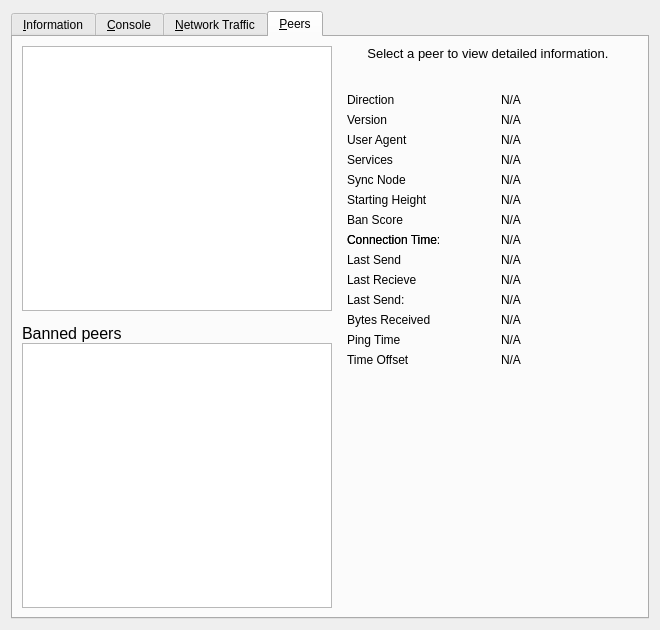
<?xml version="1.0" encoding="UTF-8"?>
<ui version="4.0">
 <class>RPCConsole</class>
 <widget class="QWidget" name="RPCConsole">
  <property name="geometry">
   <rect>
    <x>0</x>
    <y>0</y>
    <width>660</width>
    <height>630</height>
   </rect>
  </property>
  <property name="sizePolicy">
   <sizepolicy hsizetype="Minimum" vsizetype="Minimum">
    <horstretch>0</horstretch>
    <verstretch>0</verstretch>
   </sizepolicy>
  </property>
  <property name="minimumSize">
   <size>
    <width>660</width>
    <height>630</height>
   </size>
  </property>
  <property name="windowTitle">
   <string>Traid - Debug window</string>
  </property>
  <layout class="QVBoxLayout" name="verticalLayout_2">
   <item>
    <widget class="QTabWidget" name="tabWidget">
     <property name="currentIndex">
      <number>3</number>
     </property>
     <widget class="QWidget" name="tab_info">
      <attribute name="title">
       <string>&amp;Information</string>
      </attribute>
      <layout class="QFormLayout" name="formLayout">
       <item row="0" column="0">
        <widget class="QLabel" name="label_9">
         <property name="font">
          <font>
           <weight>75</weight>
           <bold>true</bold>
          </font>
         </property>
         <property name="text">
          <string>Traid Core</string>
         </property>
        </widget>
       </item>
       <item row="1" column="0">
        <widget class="QLabel" name="label_5">
         <property name="text">
          <string>Client name</string>
         </property>
        </widget>
       </item>
       <item row="1" column="1">
        <widget class="QLabel" name="clientName">
         <property name="cursor">
          <cursorShape>IBeamCursor</cursorShape>
         </property>
         <property name="text">
          <string>N/A</string>
         </property>
         <property name="textFormat">
          <enum>Qt::PlainText</enum>
         </property>
         <property name="textInteractionFlags">
          <set>Qt::LinksAccessibleByMouse|Qt::TextSelectableByKeyboard|Qt::TextSelectableByMouse</set>
         </property>
        </widget>
       </item>
       <item row="2" column="0">
        <widget class="QLabel" name="label_6">
         <property name="text">
          <string>Client version</string>
         </property>
        </widget>
       </item>
       <item row="2" column="1">
        <widget class="QLabel" name="clientVersion">
         <property name="cursor">
          <cursorShape>IBeamCursor</cursorShape>
         </property>
         <property name="text">
          <string>N/A</string>
         </property>
         <property name="textFormat">
          <enum>Qt::PlainText</enum>
         </property>
         <property name="textInteractionFlags">
          <set>Qt::LinksAccessibleByMouse|Qt::TextSelectableByKeyboard|Qt::TextSelectableByMouse</set>
         </property>
        </widget>
       </item>
       <item row="3" column="0">
        <widget class="QLabel" name="label_14">
         <property name="text">
          <string>Using OpenSSL version</string>
         </property>
         <property name="indent">
          <number>10</number>
         </property>
        </widget>
       </item>
       <item row="3" column="1">
        <widget class="QLabel" name="openSSLVersion">
         <property name="cursor">
          <cursorShape>IBeamCursor</cursorShape>
         </property>
         <property name="text">
          <string>N/A</string>
         </property>
         <property name="textFormat">
          <enum>Qt::PlainText</enum>
         </property>
         <property name="textInteractionFlags">
          <set>Qt::LinksAccessibleByMouse|Qt::TextSelectableByKeyboard|Qt::TextSelectableByMouse</set>
         </property>
        </widget>
       </item>
       <item row="4" column="0">
        <widget class="QLabel" name="label_12">
         <property name="text">
          <string>Build date</string>
         </property>
        </widget>
       </item>
       <item row="4" column="1">
        <widget class="QLabel" name="buildDate">
         <property name="cursor">
          <cursorShape>IBeamCursor</cursorShape>
         </property>
         <property name="text">
          <string>N/A</string>
         </property>
         <property name="textFormat">
          <enum>Qt::PlainText</enum>
         </property>
         <property name="textInteractionFlags">
          <set>Qt::LinksAccessibleByMouse|Qt::TextSelectableByKeyboard|Qt::TextSelectableByMouse</set>
         </property>
        </widget>
       </item>
       <item row="5" column="0">
        <widget class="QLabel" name="label_13">
         <property name="text">
          <string>Startup time</string>
         </property>
        </widget>
       </item>
       <item row="5" column="1">
        <widget class="QLabel" name="startupTime">
         <property name="cursor">
          <cursorShape>IBeamCursor</cursorShape>
         </property>
         <property name="text">
          <string>N/A</string>
         </property>
         <property name="textFormat">
          <enum>Qt::PlainText</enum>
         </property>
         <property name="textInteractionFlags">
          <set>Qt::LinksAccessibleByMouse|Qt::TextSelectableByKeyboard|Qt::TextSelectableByMouse</set>
         </property>
        </widget>
       </item>
       <item row="6" column="0">
        <widget class="QLabel" name="label_11">
         <property name="font">
          <font>
           <weight>75</weight>
           <bold>true</bold>
          </font>
         </property>
         <property name="text">
          <string>Network</string>
         </property>
        </widget>
       </item>
       <item row="7" column="0">
        <widget class="QLabel" name="label_7">
         <property name="text">
          <string>Number of connections</string>
         </property>
        </widget>
       </item>
       <item row="7" column="1">
        <widget class="QLabel" name="numberOfConnections">
         <property name="cursor">
          <cursorShape>IBeamCursor</cursorShape>
         </property>
         <property name="text">
          <string>N/A</string>
         </property>
         <property name="textFormat">
          <enum>Qt::PlainText</enum>
         </property>
         <property name="textInteractionFlags">
          <set>Qt::LinksAccessibleByMouse|Qt::TextSelectableByKeyboard|Qt::TextSelectableByMouse</set>
         </property>
        </widget>
       </item>
       <item row="8" column="0">
        <widget class="QLabel" name="label_15">
         <property name="text">
          <string>Number of masternodes</string>
         </property>
        </widget>
       </item>
       <item row="8" column="1">
        <widget class="QLabel" name="masternodeCount">
         <property name="cursor">
          <cursorShape>IBeamCursor</cursorShape>
         </property>
         <property name="text">
          <string>N/A</string>
         </property>
         <property name="textFormat">
          <enum>Qt::PlainText</enum>
         </property>
         <property name="textInteractionFlags">
          <set>Qt::LinksAccessibleByMouse|Qt::TextSelectableByKeyboard|Qt::TextSelectableByMouse</set>
         </property>
        </widget>
       </item>
       <item row="9" column="0">
        <widget class="QLabel" name="label_8">
         <property name="text">
          <string>On testnet</string>
         </property>
        </widget>
       </item>
       <item row="9" column="1">
        <widget class="QCheckBox" name="isTestNet">
         <property name="enabled">
          <bool>false</bool>
         </property>
         <property name="text">
          <string/>
         </property>
        </widget>
       </item>
       <item row="10" column="0">
        <widget class="QLabel" name="label_10">
         <property name="font">
          <font>
           <weight>75</weight>
           <bold>true</bold>
          </font>
         </property>
         <property name="text">
          <string>Block chain</string>
         </property>
        </widget>
       </item>
       <item row="11" column="0">
        <widget class="QLabel" name="label_3">
         <property name="text">
          <string>Current number of blocks</string>
         </property>
        </widget>
       </item>
       <item row="11" column="1">
        <widget class="QLabel" name="numberOfBlocks">
         <property name="cursor">
          <cursorShape>IBeamCursor</cursorShape>
         </property>
         <property name="text">
          <string>N/A</string>
         </property>
         <property name="textFormat">
          <enum>Qt::PlainText</enum>
         </property>
         <property name="textInteractionFlags">
          <set>Qt::LinksAccessibleByMouse|Qt::TextSelectableByKeyboard|Qt::TextSelectableByMouse</set>
         </property>
        </widget>
       </item>
       <item row="12" column="0">
        <widget class="QLabel" name="label_2">
         <property name="text">
          <string>Last block time</string>
         </property>
        </widget>
       </item>
       <item row="12" column="1">
        <widget class="QLabel" name="lastBlockTime">
         <property name="cursor">
          <cursorShape>IBeamCursor</cursorShape>
         </property>
         <property name="text">
          <string>N/A</string>
         </property>
         <property name="textFormat">
          <enum>Qt::PlainText</enum>
         </property>
         <property name="textInteractionFlags">
          <set>Qt::LinksAccessibleByMouse|Qt::TextSelectableByKeyboard|Qt::TextSelectableByMouse</set>
         </property>
        </widget>
       </item>
       <item row="13" column="0">
        <spacer name="verticalSpacer_2">
         <property name="orientation">
          <enum>Qt::Vertical</enum>
         </property>
         <property name="sizeHint" stdset="0">
          <size>
           <width>20</width>
           <height>10</height>
          </size>
         </property>
        </spacer>
       </item>
       <item row="14" column="0">
        <widget class="QLabel" name="labelDebugLogfile">
         <property name="font">
          <font>
           <weight>75</weight>
           <bold>true</bold>
          </font>
         </property>
         <property name="text">
          <string>Debug log file</string>
         </property>
        </widget>
       </item>
       <item row="15" column="0">
        <widget class="QPushButton" name="openDebugLogfileButton">
         <property name="toolTip">
          <string>Open the Traid debug log file from the current data directory. This can take a few seconds for large log files.</string>
         </property>
         <property name="text">
          <string>&amp;Open</string>
         </property>
         <property name="autoDefault">
          <bool>false</bool>
         </property>
        </widget>
       </item>
       <item row="16" column="0">
        <widget class="QLabel" name="labelCLOptions">
         <property name="font">
          <font>
           <weight>75</weight>
           <bold>true</bold>
          </font>
         </property>
         <property name="text">
          <string>Command-line options</string>
         </property>
        </widget>
       </item>
       <item row="17" column="0">
        <widget class="QPushButton" name="showCLOptionsButton">
         <property name="toolTip">
          <string>Show the Traid-Qt help message to get a list with possible Traid command-line options.</string>
         </property>
         <property name="text">
          <string>&amp;Show</string>
         </property>
         <property name="autoDefault">
          <bool>false</bool>
         </property>
        </widget>
       </item>
       <item row="18" column="0">
        <spacer name="verticalSpacer">
         <property name="orientation">
          <enum>Qt::Vertical</enum>
         </property>
         <property name="sizeHint" stdset="0">
          <size>
           <width>20</width>
           <height>20</height>
          </size>
         </property>
        </spacer>
       </item>
      </layout>
     </widget>
     <widget class="QWidget" name="tab_console">
      <attribute name="title">
       <string>&amp;Console</string>
      </attribute>
      <layout class="QGridLayout" name="gridLayout">
       <item row="0" column="0">
        <widget class="QTextEdit" name="messagesWidget">
         <property name="minimumSize">
          <size>
           <width>0</width>
           <height>100</height>
          </size>
         </property>
         <property name="readOnly">
          <bool>true</bool>
         </property>
         <property name="tabKeyNavigation" stdset="0">
          <bool>false</bool>
         </property>
         <property name="columnCount" stdset="0">
          <number>2</number>
         </property>
        </widget>
       </item>
       <item row="1" column="0">
        <layout class="QHBoxLayout" name="horizontalLayout">
         <property name="spacing">
          <number>3</number>
         </property>
         <item>
          <widget class="QPushButton" name="copyButton">
           <property name="maximumSize">
            <size>
             <width>32</width>
             <height>32</height>
            </size>
           </property>
           <property name="toolTip">
            <string>Copy to clipboard</string>
           </property>
           <property name="text">
            <string/>
           </property>
           <property name="icon">
            <iconset resource="../bitcoin.qrc">
             <normaloff>:/icons/editcopy</normaloff>:/icons/editcopy</iconset>
           </property>
           <property name="iconSize">
            <size>
             <width>18</width>
             <height>18</height>
            </size>
           </property>
           <property name="shortcut">
            <string notr="true">Ctrl+L</string>
           </property>
           <property name="autoDefault">
            <bool>false</bool>
           </property>
          </widget>
         </item>
         <item>
          <widget class="QLabel" name="label">
           <property name="text">
            <string notr="true">&gt;</string>
           </property>
          </widget>
         </item>
         <item>
          <widget class="QLineEdit" name="lineEdit">
           <property name="minimumSize">
            <size>
             <width>0</width>
             <height>32</height>
            </size>
           </property>
          </widget>
         </item>
         <item>
          <widget class="QToolButton" name="pasteButton">
           <property name="sizePolicy">
            <sizepolicy hsizetype="Minimum" vsizetype="Fixed">
             <horstretch>0</horstretch>
             <verstretch>0</verstretch>
            </sizepolicy>
           </property>
           <property name="minimumSize">
            <size>
             <width>32</width>
             <height>32</height>
            </size>
           </property>
           <property name="maximumSize">
            <size>
             <width>32</width>
             <height>32</height>
            </size>
           </property>
           <property name="toolTip">
            <string>Paste from clipboard</string>
           </property>
           <property name="text">
            <string/>
           </property>
           <property name="icon">
            <iconset resource="../bitcoin.qrc">
             <normaloff>:/icons/editpaste</normaloff>:/icons/editpaste</iconset>
           </property>
           <property name="iconSize">
            <size>
             <width>18</width>
             <height>18</height>
            </size>
           </property>
           <property name="shortcut">
            <string>Alt+P</string>
           </property>
          </widget>
         </item>
        </layout>
       </item>
      </layout>
     </widget>
     <widget class="QWidget" name="tab_nettraffic">
      <attribute name="title">
       <string>&amp;Network Traffic</string>
      </attribute>
      <layout class="QHBoxLayout" name="horizontalLayout_3">
       <item>
        <layout class="QVBoxLayout" name="verticalLayout_4">
         <item>
          <widget class="TrafficGraphWidget" name="trafficGraph" native="true">
           <property name="sizePolicy">
            <sizepolicy hsizetype="Expanding" vsizetype="Expanding">
             <horstretch>0</horstretch>
             <verstretch>0</verstretch>
            </sizepolicy>
           </property>
          </widget>
         </item>
         <item>
          <layout class="QHBoxLayout" name="horizontalLayout_2">
           <item>
            <widget class="QSlider" name="sldGraphRange">
             <property name="minimum">
              <number>1</number>
             </property>
             <property name="maximum">
              <number>288</number>
             </property>
             <property name="pageStep">
              <number>12</number>
             </property>
             <property name="value">
              <number>6</number>
             </property>
             <property name="orientation">
              <enum>Qt::Horizontal</enum>
             </property>
            </widget>
           </item>
           <item>
            <widget class="QLabel" name="lblGraphRange">
             <property name="minimumSize">
              <size>
               <width>100</width>
               <height>0</height>
              </size>
             </property>
             <property name="alignment">
              <set>Qt::AlignCenter</set>
             </property>
            </widget>
           </item>
           <item>
            <widget class="QPushButton" name="btnClearTrafficGraph">
             <property name="text">
              <string>&amp;Clear</string>
             </property>
            </widget>
           </item>
          </layout>
         </item>
        </layout>
       </item>
       <item>
        <layout class="QVBoxLayout" name="verticalLayout">
         <item>
          <widget class="QGroupBox" name="groupBox">
           <property name="title">
            <string>Totals</string>
           </property>
           <layout class="QVBoxLayout" name="verticalLayout_5">
            <item>
             <layout class="QHBoxLayout" name="horizontalLayout_4">
              <item>
               <widget class="Line" name="line">
                <property name="sizePolicy">
                 <sizepolicy hsizetype="Fixed" vsizetype="Fixed">
                  <horstretch>0</horstretch>
                  <verstretch>0</verstretch>
                 </sizepolicy>
                </property>
                <property name="minimumSize">
                 <size>
                  <width>10</width>
                  <height>0</height>
                 </size>
                </property>
                <property name="palette">
                 <palette>
                  <active>
                   <colorrole role="Light">
                    <brush brushstyle="SolidPattern">
                     <color alpha="255">
                      <red>0</red>
                      <green>255</green>
                      <blue>0</blue>
                     </color>
                    </brush>
                   </colorrole>
                  </active>
                  <inactive>
                   <colorrole role="Light">
                    <brush brushstyle="SolidPattern">
                     <color alpha="255">
                      <red>0</red>
                      <green>255</green>
                      <blue>0</blue>
                     </color>
                    </brush>
                   </colorrole>
                  </inactive>
                  <disabled>
                   <colorrole role="Light">
                    <brush brushstyle="SolidPattern">
                     <color alpha="255">
                      <red>0</red>
                      <green>255</green>
                      <blue>0</blue>
                     </color>
                    </brush>
                   </colorrole>
                  </disabled>
                 </palette>
                </property>
                <property name="orientation">
                 <enum>Qt::Horizontal</enum>
                </property>
               </widget>
              </item>
              <item>
               <widget class="QLabel" name="label_16">
                <property name="text">
                 <string>In:</string>
                </property>
               </widget>
              </item>
              <item>
               <widget class="QLabel" name="lblBytesIn">
                <property name="minimumSize">
                 <size>
                  <width>50</width>
                  <height>0</height>
                 </size>
                </property>
                <property name="alignment">
                 <set>Qt::AlignRight|Qt::AlignTrailing|Qt::AlignVCenter</set>
                </property>
               </widget>
              </item>
             </layout>
            </item>
            <item>
             <layout class="QHBoxLayout" name="horizontalLayout_5">
              <item>
               <widget class="Line" name="line_2">
                <property name="sizePolicy">
                 <sizepolicy hsizetype="Fixed" vsizetype="Fixed">
                  <horstretch>0</horstretch>
                  <verstretch>0</verstretch>
                 </sizepolicy>
                </property>
                <property name="minimumSize">
                 <size>
                  <width>10</width>
                  <height>0</height>
                 </size>
                </property>
                <property name="palette">
                 <palette>
                  <active>
                   <colorrole role="Light">
                    <brush brushstyle="SolidPattern">
                     <color alpha="255">
                      <red>255</red>
                      <green>0</green>
                      <blue>0</blue>
                     </color>
                    </brush>
                   </colorrole>
                  </active>
                  <inactive>
                   <colorrole role="Light">
                    <brush brushstyle="SolidPattern">
                     <color alpha="255">
                      <red>255</red>
                      <green>0</green>
                      <blue>0</blue>
                     </color>
                    </brush>
                   </colorrole>
                  </inactive>
                  <disabled>
                   <colorrole role="Light">
                    <brush brushstyle="SolidPattern">
                     <color alpha="255">
                      <red>255</red>
                      <green>0</green>
                      <blue>0</blue>
                     </color>
                    </brush>
                   </colorrole>
                  </disabled>
                 </palette>
                </property>
                <property name="orientation">
                 <enum>Qt::Horizontal</enum>
                </property>
               </widget>
              </item>
              <item>
               <widget class="QLabel" name="label_17">
                <property name="text">
                 <string>Out:</string>
                </property>
               </widget>
              </item>
              <item>
               <widget class="QLabel" name="lblBytesOut">
                <property name="minimumSize">
                 <size>
                  <width>50</width>
                  <height>0</height>
                 </size>
                </property>
                <property name="alignment">
                 <set>Qt::AlignRight|Qt::AlignTrailing|Qt::AlignVCenter</set>
                </property>
               </widget>
              </item>
             </layout>
            </item>
            <item>
             <spacer name="verticalSpacer_4">
              <property name="orientation">
               <enum>Qt::Vertical</enum>
              </property>
              <property name="sizeHint" stdset="0">
               <size>
                <width>20</width>
                <height>407</height>
               </size>
              </property>
             </spacer>
            </item>
           </layout>
          </widget>
         </item>
        </layout>
       </item>
      </layout>
     </widget>
     <widget class="QWidget" name="tab_peers">
      <attribute name="title">
       <string>&amp;Peers</string>
      </attribute>
      <layout class="QGridLayout" name="gridLayout_2">
       <item row="0" column="0" rowspan="2">
        <layout class="QVBoxLayout" name="verticalLayout_101">
         <property name="spacing">
          <number>0</number>
         </property>
         <item>
          <widget class="QTableView" name="peerWidget">
           <property name="horizontalScrollBarPolicy">
            <enum>Qt::ScrollBarAsNeeded</enum>
           </property>
           <property name="sortingEnabled">
            <bool>true</bool>
           </property>
           <attribute name="horizontalHeaderHighlightSections">
            <bool>false</bool>
           </attribute>
          </widget>
         </item>
         <item>
          <widget class="QLabel" name="banHeading">
           <property name="sizePolicy">
            <sizepolicy hsizetype="Preferred" vsizetype="Minimum">
             <horstretch>0</horstretch>
             <verstretch>0</verstretch>
            </sizepolicy>
           </property>
           <property name="minimumSize">
            <size>
             <width>300</width>
             <height>32</height>
            </size>
           </property>
           <property name="maximumSize">
            <size>
             <width>16777215</width>
             <height>32</height>
            </size>
           </property>
           <property name="font">
            <font>
             <pointsize>12</pointsize>
            </font>
           </property>
           <property name="cursor">
            <cursorShape>IBeamCursor</cursorShape>
           </property>
           <property name="text">
            <string>Banned peers</string>
           </property>
           <property name="alignment">
            <set>Qt::AlignBottom|Qt::AlignLeading|Qt::AlignLeft</set>
           </property>
           <property name="wordWrap">
            <bool>true</bool>
           </property>
           <property name="textInteractionFlags">
            <set>Qt::NoTextInteraction</set>
           </property>
          </widget>
         </item>
         <item>
          <widget class="QTableView" name="banlistWidget">
           <property name="sizePolicy">
            <sizepolicy hsizetype="Expanding" vsizetype="Expanding">
             <horstretch>0</horstretch>
             <verstretch>0</verstretch>
            </sizepolicy>
           </property>
           <property name="horizontalScrollBarPolicy">
            <enum>Qt::ScrollBarAsNeeded</enum>
           </property>
           <property name="sortingEnabled">
            <bool>true</bool>
           </property>
           <attribute name="horizontalHeaderHighlightSections">
            <bool>false</bool>
           </attribute>
          </widget>
         </item>
        </layout>
       </item>
       <item row="0" column="1">
        <widget class="QLabel" name="peerHeading">
         <property name="sizePolicy">
          <sizepolicy hsizetype="Preferred" vsizetype="Minimum">
           <horstretch>0</horstretch>
           <verstretch>0</verstretch>
          </sizepolicy>
         </property>
         <property name="minimumSize">
          <size>
           <width>300</width>
           <height>32</height>
          </size>
         </property>
         <property name="font">
          <font>
           <pointsize>10</pointsize>
          </font>
         </property>
         <property name="cursor">
          <cursorShape>IBeamCursor</cursorShape>
         </property>
         <property name="text">
          <string>Select a peer to view detailed information.</string>
         </property>
         <property name="alignment">
          <set>Qt::AlignHCenter|Qt::AlignTop</set>
         </property>
         <property name="wordWrap">
          <bool>true</bool>
         </property>
         <property name="textInteractionFlags">
          <set>Qt::LinksAccessibleByMouse|Qt::TextSelectableByKeyboard|Qt::TextSelectableByMouse</set>
         </property>
        </widget>
       </item>
       <item row="1" column="1">
        <widget class="QWidget" name="detailWidget" native="true">
         <property name="minimumSize">
          <size>
           <width>300</width>
           <height>0</height>
          </size>
         </property>
         <layout class="QGridLayout" name="gridLayout_3">
          <item row="0" column="0">
           <widget class="QLabel" name="label_23">
            <property name="text">
             <string>Direction</string>
            </property>
           </widget>
          </item>
          <item row="0" column="2">
           <widget class="QLabel" name="peerDirection">
            <property name="cursor">
             <cursorShape>IBeamCursor</cursorShape>
            </property>
            <property name="text">
             <string>N/A</string>
            </property>
            <property name="textFormat">
             <enum>Qt::PlainText</enum>
            </property>
            <property name="textInteractionFlags">
             <set>Qt::LinksAccessibleByMouse|Qt::TextSelectableByKeyboard|Qt::TextSelectableByMouse</set>
            </property>
           </widget>
          </item>
          <item row="1" column="0">
           <widget class="QLabel" name="label_21">
            <property name="text">
             <string>Version</string>
            </property>
           </widget>
          </item>
          <item row="2" column="0">
           <widget class="QLabel" name="label_28">
            <property name="cursor">
             <cursorShape>IBeamCursor</cursorShape>
            </property>
            <property name="text">
             <string>User Agent</string>
            </property>
            <property name="textFormat">
             <enum>Qt::PlainText</enum>
            </property>
            <property name="textInteractionFlags">
             <set>Qt::LinksAccessibleByMouse|Qt::TextSelectableByKeyboard|Qt::TextSelectableByMouse</set>
            </property>
           </widget>
          </item>
          <item row="2" column="2">
           <widget class="QLabel" name="peerSubversion">
            <property name="cursor">
             <cursorShape>IBeamCursor</cursorShape>
            </property>
            <property name="text">
             <string>N/A</string>
            </property>
            <property name="textFormat">
             <enum>Qt::PlainText</enum>
            </property>
            <property name="textInteractionFlags">
             <set>Qt::LinksAccessibleByMouse|Qt::TextSelectableByKeyboard|Qt::TextSelectableByMouse</set>
            </property>
           </widget>
          </item>
          <item row="3" column="0">
           <widget class="QLabel" name="label_4">
            <property name="text">
             <string>Services</string>
            </property>
           </widget>
          </item>
          <item row="3" column="2">
           <widget class="QLabel" name="peerServices">
            <property name="cursor">
             <cursorShape>IBeamCursor</cursorShape>
            </property>
            <property name="text">
             <string>N/A</string>
            </property>
            <property name="textFormat">
             <enum>Qt::PlainText</enum>
            </property>
            <property name="textInteractionFlags">
             <set>Qt::LinksAccessibleByMouse|Qt::TextSelectableByKeyboard|Qt::TextSelectableByMouse</set>
            </property>
           </widget>
          </item>
          <item row="8" column="0">
           <widget class="QLabel" name="label_22">
            <property name="text">
             <string>Connection Time:</string>
            </property>
           </widget>
          </item>
          <item row="4" column="0">
           <widget class="QLabel" name="label_25">
            <property name="text">
             <string>Sync Node</string>
            </property>
           </widget>
          </item>
          <item row="4" column="2">
           <widget class="QLabel" name="peerSyncNode">
            <property name="cursor">
             <cursorShape>IBeamCursor</cursorShape>
            </property>
            <property name="text">
             <string>N/A</string>
            </property>
            <property name="textFormat">
             <enum>Qt::PlainText</enum>
            </property>
            <property name="textInteractionFlags">
             <set>Qt::LinksAccessibleByMouse|Qt::TextSelectableByKeyboard|Qt::TextSelectableByMouse</set>
            </property>
           </widget>
          </item>
          <item row="5" column="0">
           <widget class="QLabel" name="label_29">
            <property name="text">
             <string>Starting Height</string>
            </property>
           </widget>
          </item>
          <item row="5" column="2">
           <widget class="QLabel" name="peerHeight">
            <property name="cursor">
             <cursorShape>IBeamCursor</cursorShape>
            </property>
            <property name="text">
             <string>N/A</string>
            </property>
            <property name="textFormat">
             <enum>Qt::PlainText</enum>
            </property>
            <property name="textInteractionFlags">
             <set>Qt::LinksAccessibleByMouse|Qt::TextSelectableByKeyboard|Qt::TextSelectableByMouse</set>
            </property>
           </widget>
          </item>
          <item row="7" column="0">
           <widget class="QLabel" name="label_24">
            <property name="text">
             <string>Ban Score</string>
            </property>
           </widget>
          </item>
          <item row="7" column="2">
           <widget class="QLabel" name="peerBanScore">
            <property name="cursor">
             <cursorShape>IBeamCursor</cursorShape>
            </property>
            <property name="text">
             <string>N/A</string>
            </property>
            <property name="textFormat">
             <enum>Qt::PlainText</enum>
            </property>
            <property name="textInteractionFlags">
             <set>Qt::LinksAccessibleByMouse|Qt::TextSelectableByKeyboard|Qt::TextSelectableByMouse</set>
            </property>
           </widget>
          </item>
          <item row="8" column="0">
           <widget class="QLabel" name="label_22">
            <property name="text">
             <string>Connection Time</string>
            </property>
           </widget>
          </item>
          <item row="8" column="2">
           <widget class="QLabel" name="peerConnTime">
            <property name="cursor">
             <cursorShape>IBeamCursor</cursorShape>
            </property>
            <property name="text">
             <string>N/A</string>
            </property>
            <property name="textFormat">
             <enum>Qt::PlainText</enum>
            </property>
            <property name="textInteractionFlags">
             <set>Qt::LinksAccessibleByMouse|Qt::TextSelectableByKeyboard|Qt::TextSelectableByMouse</set>
            </property>
           </widget>
          </item>
          <item row="9" column="0">
           <widget class="QLabel" name="label_15">
            <property name="text">
             <string>Last Send</string>
            </property>
           </widget>
          </item>
          <item row="9" column="2">
           <widget class="QLabel" name="peerLastSend">
            <property name="cursor">
             <cursorShape>IBeamCursor</cursorShape>
            </property>
            <property name="text">
             <string>N/A</string>
            </property>
            <property name="textFormat">
             <enum>Qt::PlainText</enum>
            </property>
            <property name="textInteractionFlags">
             <set>Qt::LinksAccessibleByMouse|Qt::TextSelectableByKeyboard|Qt::TextSelectableByMouse</set>
            </property>
           </widget>
          </item>
          <item row="10" column="0">
           <widget class="QLabel" name="label_19">
            <property name="text">
             <string>Last Recieve</string>
            </property>
           </widget>
          </item>
          <item row="10" column="2">
           <widget class="QLabel" name="peerLastRecv">
            <property name="cursor">
             <cursorShape>IBeamCursor</cursorShape>
            </property>
            <property name="text">
             <string>N/A</string>
            </property>
            <property name="textFormat">
             <enum>Qt::PlainText</enum>
            </property>
            <property name="textInteractionFlags">
             <set>Qt::LinksAccessibleByMouse|Qt::TextSelectableByKeyboard|Qt::TextSelectableByMouse</set>
            </property>
           </widget>
          </item>
          <item row="11" column="0">
           <widget class="QLabel" name="label_18">
            <property name="text">
             <string>Last Send:</string>
            </property>
           </widget>
          </item>
          <item row="11" column="2">
           <widget class="QLabel" name="peerBytesSent">
            <property name="cursor">
             <cursorShape>IBeamCursor</cursorShape>
            </property>
            <property name="text">
             <string>N/A</string>
            </property>
            <property name="textFormat">
             <enum>Qt::PlainText</enum>
            </property>
            <property name="textInteractionFlags">
             <set>Qt::LinksAccessibleByMouse|Qt::TextSelectableByKeyboard|Qt::TextSelectableByMouse</set>
            </property>
           </widget>
          </item>
          <item row="12" column="0">
           <widget class="QLabel" name="label_20">
            <property name="text">
             <string>Bytes Received</string>
            </property>
           </widget>
          </item>
          <item row="12" column="2">
           <widget class="QLabel" name="peerBytesRecv">
            <property name="cursor">
             <cursorShape>IBeamCursor</cursorShape>
            </property>
            <property name="text">
             <string>N/A</string>
            </property>
            <property name="textFormat">
             <enum>Qt::PlainText</enum>
            </property>
            <property name="textInteractionFlags">
             <set>Qt::LinksAccessibleByMouse|Qt::TextSelectableByKeyboard|Qt::TextSelectableByMouse</set>
            </property>
           </widget>
          </item>
          <item row="13" column="0">
           <widget class="QLabel" name="label_26">
            <property name="text">
             <string>Ping Time</string>
            </property>
           </widget>
          </item>
          <item row="13" column="2">
           <widget class="QLabel" name="peerPingTime">
            <property name="cursor">
             <cursorShape>IBeamCursor</cursorShape>
            </property>
            <property name="text">
             <string>N/A</string>
            </property>
            <property name="textFormat">
             <enum>Qt::PlainText</enum>
            </property>
            <property name="textInteractionFlags">
             <set>Qt::LinksAccessibleByMouse|Qt::TextSelectableByKeyboard|Qt::TextSelectableByMouse</set>
            </property>
           </widget>
          </item>
          <item row="14" column="0">
           <widget class="QLabel" name="label_timeoffset">
            <property name="text">
             <string>Time Offset</string>
            </property>
           </widget>
          </item>
          <item row="14" column="2">
           <widget class="QLabel" name="timeoffset">
            <property name="cursor">
             <cursorShape>IBeamCursor</cursorShape>
            </property>
            <property name="text">
             <string>N/A</string>
            </property>
            <property name="textFormat">
             <enum>Qt::PlainText</enum>
            </property>
            <property name="textInteractionFlags">
             <set>Qt::LinksAccessibleByMouse|Qt::TextSelectableByKeyboard|Qt::TextSelectableByMouse</set>
            </property>
           </widget>
          </item>
          <item row="15" column="1">
           <spacer name="verticalSpacer_3">
            <property name="orientation">
             <enum>Qt::Vertical</enum>
            </property>
            <property name="sizeHint" stdset="0">
             <size>
              <width>20</width>
              <height>40</height>
             </size>
            </property>
           </spacer>
          </item>
          <item row="1" column="2">
           <widget class="QLabel" name="peerVersion">
            <property name="text">
             <string>N/A</string>
            </property>
           </widget>
          </item>
         </layout>
        </widget>
       </item>
      </layout>
     </widget>
    </widget>
   </item>
  </layout>
 </widget>
 <customwidgets>
  <customwidget>
   <class>TrafficGraphWidget</class>
   <extends>QWidget</extends>
   <header>trafficgraphwidget.h</header>
   <container>1</container>
   <slots>
    <slot>clear()</slot>
   </slots>
  </customwidget>
 </customwidgets>
 <resources>
  <include location="../bitcoin.qrc"/>
 </resources>
 <connections/>
</ui>
